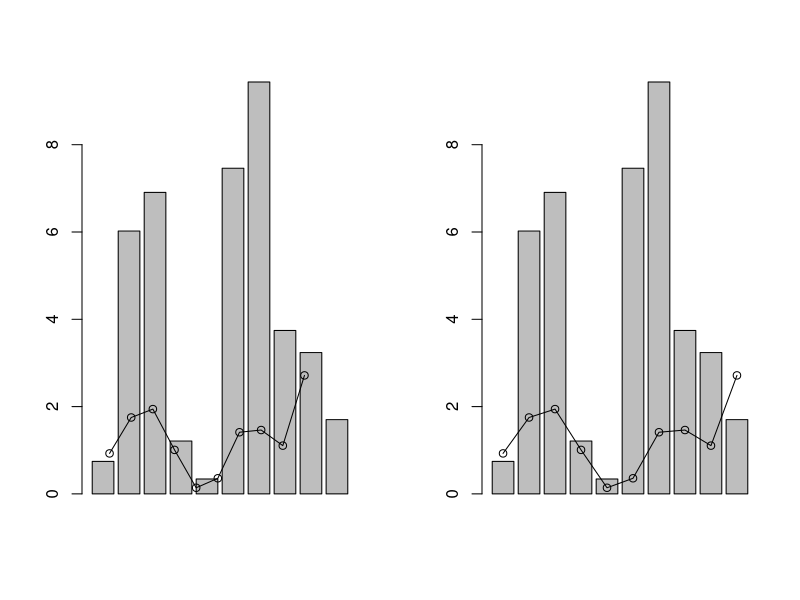

This chart was generated by the following R code:
# barplot with line chart over the top

par(mfrow = c(1,2))
df <- data.frame(stolpec1 = 10 * runif(10), stolpec2 = 30 * runif(10))

#dont do it this way:
barplot(df$stolpec1)
lines(df$stolpec2/10) #implicitno x = 1:10
points(df$stolpec2/10)

# instead do it this way
df.bar <- barplot(df$stolpec1)
lines(x = df.bar, y = df$stolpec2/10)
points(x = df.bar, y = df$stolpec2/10)

